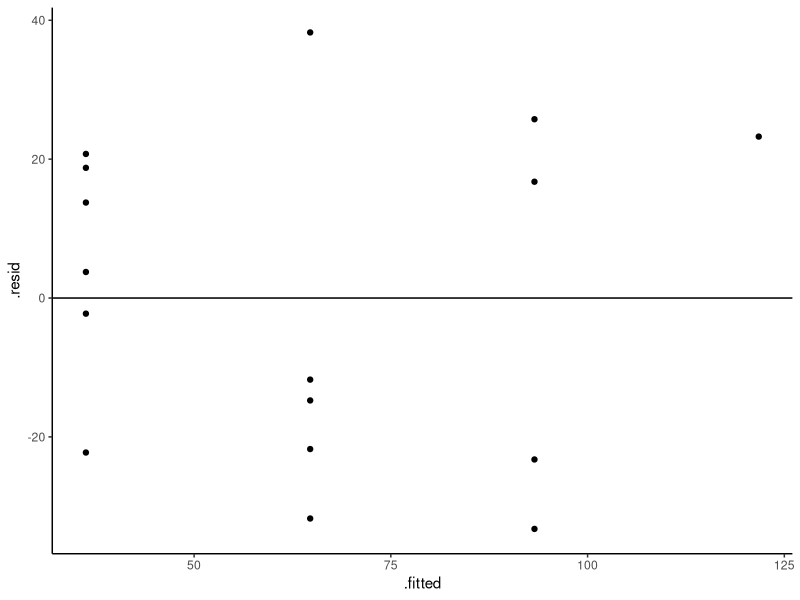
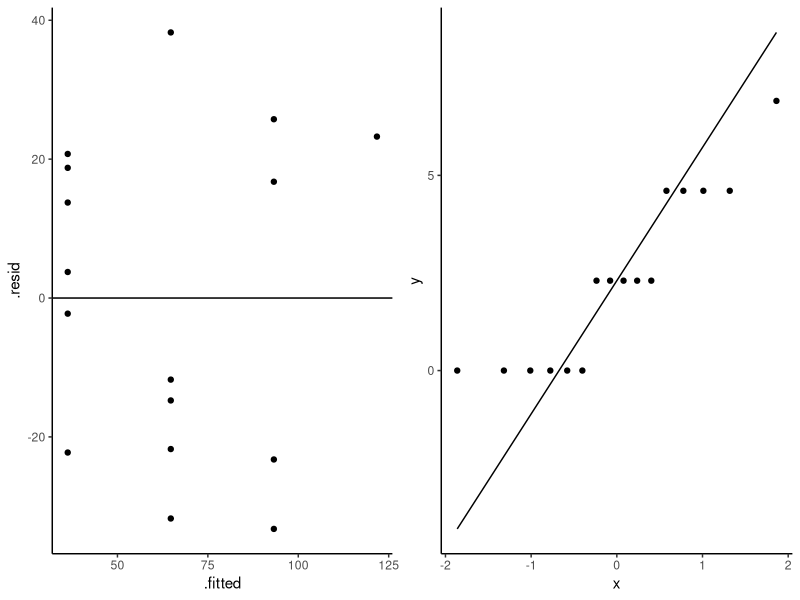
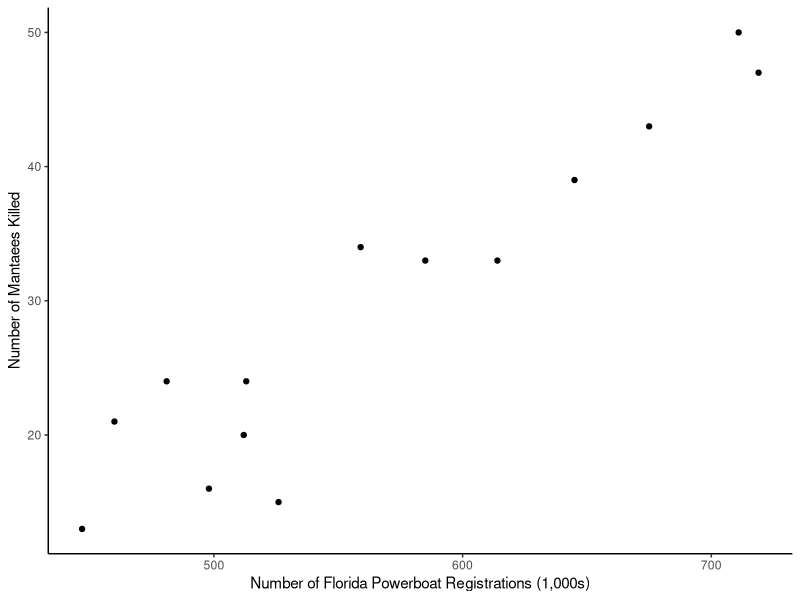
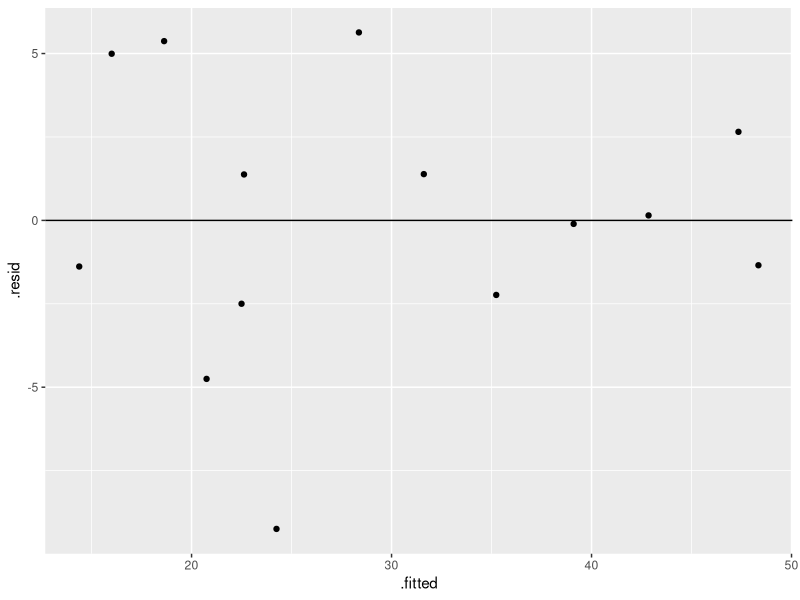
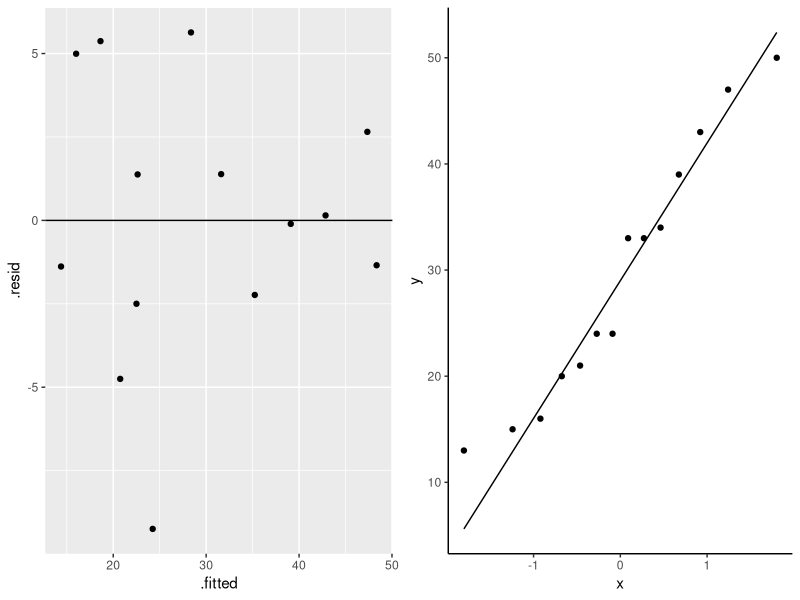

Write R code to recreate these figures, in order.
## ---- chunk 1
r.xy<-0.887
S.y<-0.077
S.x<-214.62

beta.1<-r.xy*(S.y/S.x)
beta.1
## ---- chunk 2
y.bar<-0.21
x.bar<-433.33

beta.0<-y.bar-(beta.1*x.bar)
beta.0
## ---- chunk 3
rmse<-S.y * sqrt(1-(r.xy^2))
rmse
## ---- chunk 4
se.beta.1<-rmse/sqrt((12-1)*(S.x^2))
se.beta.1
## ---- chunk 5
t.statistic<-beta.1/se.beta.1
t.statistic
## ---- chunk 6
lower<-beta.1-(2.228*se.beta.1)
upper<-beta.1+(2.228*se.beta.1)
CI<-data.frame(lower,upper)
CI
## ---- chunk 7
x<- 300
mu.300<- 0.07210043 + 0.0003182322*x
mu.300
## ---- chunk 8
x.range<-c((433.33 - 214.62),(433.33 + 214.62))
x.range
## ---- chunk 9
se.mu.300<-rmse*sqrt((1/12)+(((300-433.33)^2) / ((12-1)*(S.x^2))))
se.mu.300
## ---- chunk 10
df<-read.csv("Data/eruption.csv",header=T)
summary(df)
df$interval<-as.numeric(as.character(df$interval))
model<-lm(interval~duration, data = df)
summary(model)
## ---- chunk 11
confint(model,level=0.95)
## ---- chunk 12
summary(model)
## ---- chunk 13
df<-read.csv("Data/wormyfruit.csv",header=T)
str(df) # size of crop x; percent of fruit attacked is y
model<-lm(Perc~Size,data=df)
summary(model)
## ---- chunk 14
anova(model)
## ---- chunk 15
anova(model)
SS.Between<-776.6
SS.Total<-534.67+776.6
SS.Between/SS.Total
## ---- chunk 16
new.data = data.frame(Size=c(150))

perc<-predict(model, newdata = new.data,se.fit = T,interval = "conf",level=0.95)
perc$fit # estimated percentage infestation at 150 apples
## ---- chunk 17
perc$fit
## ---- chunk 18
perc2<-predict(model, newdata = new.data, se.fit = T, interval = "predict",level=0.90)
perc2$fit
## ---- chunk 19
df<-read.csv("Data/diversity.csv",header=T)
str(df) # area x (hectares); number of species is y
df$log.area<-log(df$area)
model<-lm(species~log.area,data=df)
summary(model)
## ---- chunk 20
library(ggplot2)
library(gridExtra)
p1<-ggplot(model)+
  geom_point(aes(x=.fitted,y=.resid))+
  geom_abline(aes(intercept=0,slope=0))+
  theme_classic()
p1
p2<-ggplot(df,aes(sample = log.area))+
  stat_qq()+
  stat_qq_line()+
  theme_classic()
grid.arrange(p1,p2,ncol=2)
## ---- chunk 21
exp(mean(df$log.area))
## ---- chunk 22
summary(model)
sigma.hat<-23.78
n <- 16
# minimum prediction error for individual response.
min.pe<-sigma.hat*sqrt(1+(1/n))
min.pe

## ---- chunk 23
summary(model)
sigma.hat<-23.78
n2 <- 160
# minimum prediction error for individual response.
min.pe2<-sigma.hat*sqrt(1+(1/n2))
min.pe2

## ---- chunk 24
df<-read.csv("Data/manatee.csv",header=T)
str(df)
library(ggplot2)
p1<-ggplot(df,aes(x=X,y=Y))+
  geom_point()+
  theme_classic()+
  labs(x="Number of Florida Powerboat Registrations (1,000s)",
       y="Number of Mantaees Killed")

## ---- chunk 25
p1
## ---- chunk 26
cor(df)
## ---- chunk 27
model<-lm(Y~X, data = df)
summary(model)
## ---- chunk 28
new.data<-data.frame(X = 600)
est<-predict(model, newdata = new.data, se.fit = T,interval = "conf",level=0.95)
est$fit
## ---- chunk 29
library(gridExtra)
p1<-ggplot(model)+
  geom_point(aes(x=.fitted,y=.resid))+
  geom_abline(aes(intercept=0,slope=0))
  theme_classic()
p1
p2<-ggplot(df,aes(sample = Y))+
  stat_qq()+
  stat_qq_line()+
  theme_classic()
grid.arrange(p1,p2,ncol=2)
